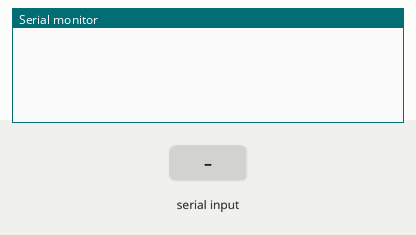
Bench run of a sketch on a simulated Arduino Uno, built with avr-gcc and run on an emulated ATmega328P. On the bench: the last lines printed to the serial monitor. Inputs (shaded band) come from the test bench.

Above: at 1.2 s.
1.3 s: byte 102 ('f') received over Serial
At 2.2 s:
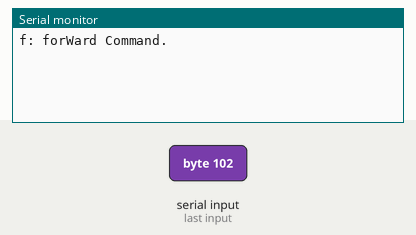
2.8 s: byte 98 ('b') received over Serial
At 3.3 s:
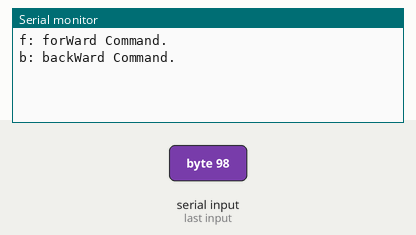
4.3 s: byte 108 ('l') received over Serial
At 5.5 s:
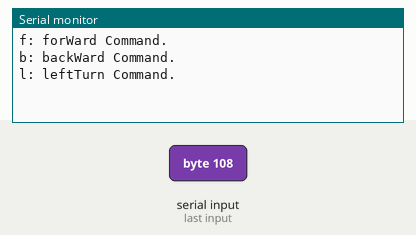
5.8 s: byte 114 ('r') received over Serial
At 6.8 s:
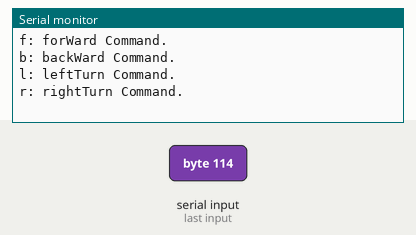

Measured:
- after the input at 1.3 s, the serial monitor: prints a new line at once (image 1)
- after the input at 2.8 s, the serial monitor: prints a new line at once (image 2)
- after the input at 4.3 s, the serial monitor: prints a new line at once (image 3)
- after the input at 5.8 s, the serial monitor: prints a new line at once (image 4)

The sketch:

hc08_1.ino
```cpp
char serialData;

void setup()
{
  Serial.begin(9600);
}

void loop()
{
  while(Serial.available())
  {
    serialData =  Serial.read();

    if ('f' == serialData) {
      Serial.print(serialData);
      Serial.println(": forWard Command.");
    }
    else if('b' == serialData) {
      Serial.print(serialData);
      Serial.println(": backWard Command.");
    }
    else if( 'l' == serialData){
      Serial.print(serialData);
      Serial.println(": leftTurn Command.");
    }
    else if('r' == serialData){
      Serial.print(serialData);
      Serial.println(": rightTurn Command.");
    }
    else{
    }
  }
}
```
